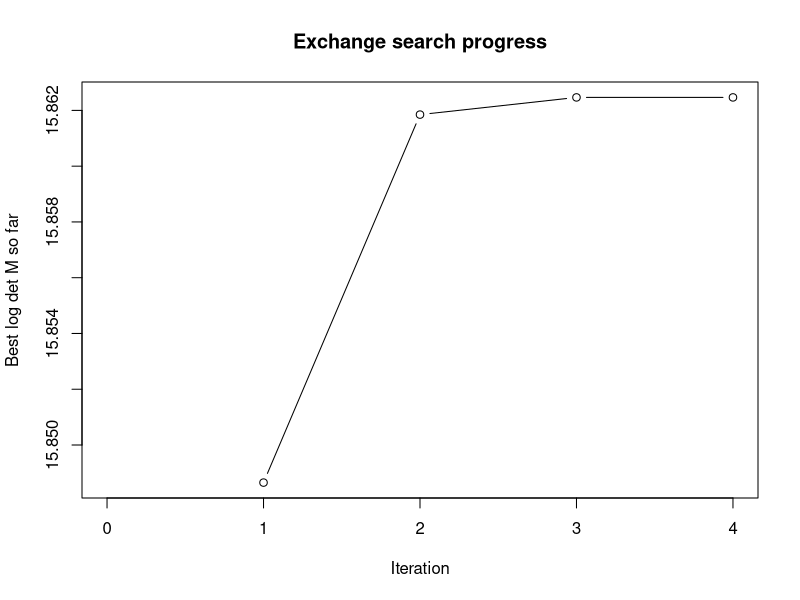
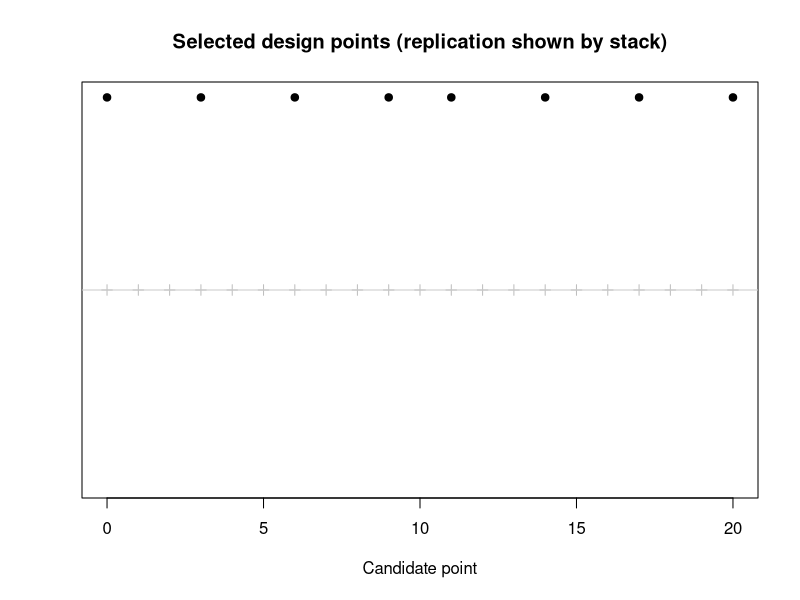

Here is the R script that generated these plots, in order:
############################################################
# D-optimal exact design for a linear model with correlated errors
# (known covariance structure)
#
# This script demonstrates a practical workflow in R:
# 1) Define a candidate design space
# 2) Build X(xi) for a proposed exact design xi
# 3) Build Sigma(xi) from a known correlation model (AR(1) or exponential)
# 4) Compute log det M(xi), where M = X' Sigma^{-1} X
# 5) Search for a good exact design using a simple exchange algorithm
# 6) Compare to a baseline design and compute relative D-efficiency
#
# This is designed to be easy to modify for your own model/design space.
############################################################

## ---------------------------
## 0) User settings (EDIT ME)
## ---------------------------

set.seed(123)

# Total number of observations allowed (exact design size)
n_obs <- 8

# Candidate design space (e.g., time points you are allowed to sample)
# Example: integer times from 0 to 20
candidate_points <- 0:20

# Regression model: linear in parameters
# Here we use an intercept + slope + quadratic term as an example.
# Replace this with your own regression basis f(x).
regression_basis <- function(x) {
  cbind(1, x, x^2)
}

# Known covariance structure choice:
# "ar1" = Corr(e_i, e_j) = rho^{|t_i - t_j|}
# "exp" = Corr(e_i, e_j) = exp(-phi * |t_i - t_j|)
cov_model <- "exp"

# Known correlation parameter(s)
rho <- 0.8   # used for ar1
phi <- 0.25  # used for exp

# Observation variance (sigma^2). For D-optimal search over designs, this
# is a constant multiplicative factor in Sigma and often does not change the argmax,
# but we include it for completeness.
sigma2 <- 1

# Search settings
n_restarts <- 20
max_iter_per_restart <- 200


## -----------------------------------------
## 1) Helper functions: X(xi) and Sigma(xi)
## -----------------------------------------

# Build the design matrix X for an exact design xi
# xi is a numeric vector of selected design points, length n_obs
build_X <- function(xi) {
  X <- regression_basis(xi)
  # Basic rank check is useful: if rank-deficient, D-criterion is undefined/poor
  if (qr(X)$rank < ncol(X)) {
    return(NULL)
  }
  X
}

# Build covariance matrix Sigma(xi) from known correlation structure
# xi = selected design points (e.g., times)
build_Sigma <- function(xi, model = c("ar1", "exp"), rho = NULL, phi = NULL, sigma2 = 1) {
  model <- match.arg(model)
  
  # Pairwise distances |x_i - x_j|
  D <- as.matrix(dist(xi, method = "manhattan", diag = TRUE, upper = TRUE))
  
  if (model == "ar1") {
    if (is.null(rho) || rho <= 0 || rho >= 1) stop("For AR(1), rho must be in (0,1).")
    R <- rho ^ D
  } else if (model == "exp") {
    if (is.null(phi) || phi <= 0) stop("For exponential correlation, phi must be > 0.")
    R <- exp(-phi * D)
  }
  
  Sigma <- sigma2 * R
  Sigma
}


## ---------------------------------------------------------
## 2) Numerically stable D-criterion: log det M(xi)
## ---------------------------------------------------------
## M(xi) = X' Sigma^{-1} X
## We avoid explicit matrix inversion and use solves / Cholesky where possible.

logdet_D_criterion <- function(xi,
                               cov_model = c("ar1", "exp"),
                               rho = NULL, phi = NULL, sigma2 = 1) {
  cov_model <- match.arg(cov_model)
  
  X <- build_X(xi)
  if (is.null(X)) return(-Inf)  # rank-deficient X -> invalid for D-optimality
  
  Sigma <- build_Sigma(xi, model = cov_model, rho = rho, phi = phi, sigma2 = sigma2)
  
  # Cholesky factorization of Sigma for numerical stability
  # If Sigma is not positive definite (or numerically singular), reject design
  chol_Sigma <- tryCatch(chol(Sigma), error = function(e) NULL)
  if (is.null(chol_Sigma)) return(-Inf)
  
  # Compute Sigma^{-1} X without explicitly forming Sigma^{-1}
  # solve(Sigma, X) is more stable than solve(Sigma) %*% X
  SinvX <- tryCatch(solve(Sigma, X), error = function(e) NULL)
  if (is.null(SinvX)) return(-Inf)
  
  M <- crossprod(X, SinvX)  # X' Sigma^{-1} X
  
  # M must be positive definite to compute log det
  chol_M <- tryCatch(chol(M), error = function(e) NULL)
  if (is.null(chol_M)) return(-Inf)
  
  # log det(M) = 2 * sum(log(diag(chol(M))))
  logdetM <- 2 * sum(log(diag(chol_M)))
  as.numeric(logdetM)
}


## ---------------------------------------------------
## 3) Exact design representation and initialization
## ---------------------------------------------------
## We represent an exact design as a vector xi of length n_obs.
## Replication is allowed (same point can appear multiple times), but in many
## correlated settings very close/duplicate points may be poor due to correlation.
## This script allows replication but you can restrict it if needed.

# Random initial design (with replacement = TRUE allows replication)
random_design <- function(candidate_points, n_obs) {
  sample(candidate_points, size = n_obs, replace = TRUE)
}

# Optional: baseline design (e.g., roughly equally spaced)
baseline_design <- function(candidate_points, n_obs) {
  idx <- round(seq(1, length(candidate_points), length.out = n_obs))
  candidate_points[idx]
}


## ----------------------------------------------------------
## 4) Simple exchange algorithm for exact D-optimal design
## ----------------------------------------------------------
## This is a practical "swap one point at a time" local search.
## It is easy to understand and aligns with the article's emphasis that
## exact-design search in correlated settings is algorithmic/computational,
## rather than relying on the usual continuous-design equivalence tools. :contentReference[oaicite:1]{index=1}

exchange_search <- function(candidate_points,
                            n_obs,
                            cov_model = c("ar1", "exp"),
                            rho = NULL, phi = NULL, sigma2 = 1,
                            init_design = NULL,
                            max_iter = 200) {
  cov_model <- match.arg(cov_model)
  
  if (is.null(init_design)) {
    xi <- random_design(candidate_points, n_obs)
  } else {
    xi <- init_design
  }
  
  best_val <- logdet_D_criterion(xi, cov_model, rho, phi, sigma2)
  improved <- TRUE
  iter <- 0
  
  # Track optimization path for diagnostics
  history <- data.frame(iter = 0, logdet = best_val)
  
  while (improved && iter < max_iter) {
    improved <- FALSE
    iter <- iter + 1
    
    # Try replacing each current design point with each candidate point
    for (i in seq_len(n_obs)) {
      current_point <- xi[i]
      
      # Randomize candidate order to reduce deterministic path dependence
      for (cand in sample(candidate_points, length(candidate_points), replace = FALSE)) {
        if (cand == current_point) next
        
        xi_try <- xi
        xi_try[i] <- cand
        
        val_try <- logdet_D_criterion(xi_try, cov_model, rho, phi, sigma2)
        
        # Accept strict improvement (small tolerance to avoid floating-point noise)
        if (is.finite(val_try) && (val_try > best_val + 1e-10)) {
          xi <- xi_try
          best_val <- val_try
          improved <- TRUE
        }
      }
    }
    
    history <- rbind(history, data.frame(iter = iter, logdet = best_val))
  }
  
  list(
    design = xi,
    logdet = best_val,
    history = history
  )
}


## ----------------------------------------------------------
## 5) Multi-start strategy (important for local optima)
## ----------------------------------------------------------
## Correlated-design problems can be multimodal; multiple restarts are a simple,
## practical way to improve trust in the final result.

multi_start_search <- function(candidate_points,
                               n_obs,
                               cov_model = c("ar1", "exp"),
                               rho = NULL, phi = NULL, sigma2 = 1,
                               n_restarts = 10,
                               max_iter = 200) {
  cov_model <- match.arg(cov_model)
  
  best_overall <- NULL
  
  for (r in seq_len(n_restarts)) {
    out <- exchange_search(
      candidate_points = candidate_points,
      n_obs = n_obs,
      cov_model = cov_model,
      rho = rho, phi = phi, sigma2 = sigma2,
      init_design = random_design(candidate_points, n_obs),
      max_iter = max_iter
    )
    
    if (is.null(best_overall) || out$logdet > best_overall$logdet) {
      best_overall <- out
      best_overall$restart <- r
    }
  }
  
  best_overall
}


## ----------------------------------------------------------
## 6) Relative D-efficiency (exact-design comparison)
## ----------------------------------------------------------
## For comparing two designs xi_A and xi_B with p parameters:
## D-efficiency(A relative to B) = exp((logdet(M_A)-logdet(M_B))/p)
## This equals 1 if they are equal on the criterion, <1 if A is worse than B.

relative_D_efficiency <- function(xi_A, xi_B,
                                  cov_model = c("ar1", "exp"),
                                  rho = NULL, phi = NULL, sigma2 = 1,
                                  p = NULL) {
  cov_model <- match.arg(cov_model)
  
  if (is.null(p)) {
    Xtmp <- build_X(xi_A)
    if (is.null(Xtmp)) stop("xi_A produces rank-deficient X; cannot determine p.")
    p <- ncol(Xtmp)
  }
  
  ld_A <- logdet_D_criterion(xi_A, cov_model, rho, phi, sigma2)
  ld_B <- logdet_D_criterion(xi_B, cov_model, rho, phi, sigma2)
  
  if (!is.finite(ld_A) || !is.finite(ld_B)) return(NA_real_)
  
  exp((ld_A - ld_B) / p)
}


## ----------------------------------------------------------
## 7) Run the workflow
## ----------------------------------------------------------

# Baseline (e.g., approximately equally spaced)
xi_baseline <- baseline_design(candidate_points, n_obs)
ld_baseline <- logdet_D_criterion(
  xi_baseline, cov_model = cov_model, rho = rho, phi = phi, sigma2 = sigma2
)

# Search for a good design using multiple random restarts
best <- multi_start_search(
  candidate_points = candidate_points,
  n_obs = n_obs,
  cov_model = cov_model,
  rho = rho, phi = phi, sigma2 = sigma2,
  n_restarts = n_restarts,
  max_iter = max_iter_per_restart
)

xi_best <- best$design
ld_best <- best$logdet

# Parameter dimension p (columns of X)
p <- ncol(build_X(xi_best))

# Relative D-efficiency of baseline compared to searched design
# (<1 means baseline is worse than searched design)
eff_baseline_vs_best <- relative_D_efficiency(
  xi_A = xi_baseline,
  xi_B = xi_best,
  cov_model = cov_model, rho = rho, phi = phi, sigma2 = sigma2,
  p = p
)

# Relative D-efficiency of searched design vs baseline
eff_best_vs_baseline <- relative_D_efficiency(
  xi_A = xi_best,
  xi_B = xi_baseline,
  cov_model = cov_model, rho = rho, phi = phi, sigma2 = sigma2,
  p = p
)

## ----------------------------------------------------------
## 8) Summarize results
## ----------------------------------------------------------

cat("=== D-optimal exact design search (correlated errors) ===\n")
cat("Covariance model:", cov_model, "\n")
if (cov_model == "ar1") cat("rho =", rho, "\n")
if (cov_model == "exp") cat("phi =", phi, "\n")
cat("n_obs =", n_obs, "\n")
cat("candidate points =", paste(range(candidate_points), collapse = " to "), "\n\n")

cat("Baseline design (unsorted):", paste(xi_baseline, collapse = ", "), "\n")
cat("Baseline design (sorted):  ", paste(sort(xi_baseline), collapse = ", "), "\n")
cat("log det M (baseline):", round(ld_baseline, 4), "\n\n")

cat("Best design found (restart", best$restart, ", unsorted):",
    paste(xi_best, collapse = ", "), "\n")
cat("Best design found (sorted): ",
    paste(sort(xi_best), collapse = ", "), "\n")
cat("log det M (best):", round(ld_best, 4), "\n\n")

cat("Relative D-efficiency (baseline vs best):", round(eff_baseline_vs_best, 4), "\n")
cat("Relative D-efficiency (best vs baseline):", round(eff_best_vs_baseline, 4), "\n")

# Create a clean table of the final design with replication counts
final_design_table <- as.data.frame(table(xi_best))
names(final_design_table) <- c("design_point", "replicates")
final_design_table$design_point <- as.numeric(as.character(final_design_table$design_point))
final_design_table <- final_design_table[order(final_design_table$design_point), ]

cat("\nFinal exact design table (for implementation):\n")
print(final_design_table, row.names = FALSE)


## ----------------------------------------------------------
## 9) Optional diagnostics / plots
## ----------------------------------------------------------

# Criterion trajectory for best restart
plot(best$history$iter, best$history$logdet, type = "b",
     xlab = "Iteration", ylab = "Best log det M so far",
     main = "Exchange search progress")

# Visualize selected design points (with replication)
plot(candidate_points, rep(0, length(candidate_points)),
     pch = 3, col = "gray",
     xlab = "Candidate point", ylab = "",
     yaxt = "n", main = "Selected design points (replication shown by stack)")
abline(h = 0, col = "gray80")

# Stack repeated points vertically for visibility
tab <- table(xi_best)
for (xv in as.numeric(names(tab))) {
  reps <- as.integer(tab[as.character(xv)])
  points(rep(xv, reps), seq_len(reps), pch = 19)
}